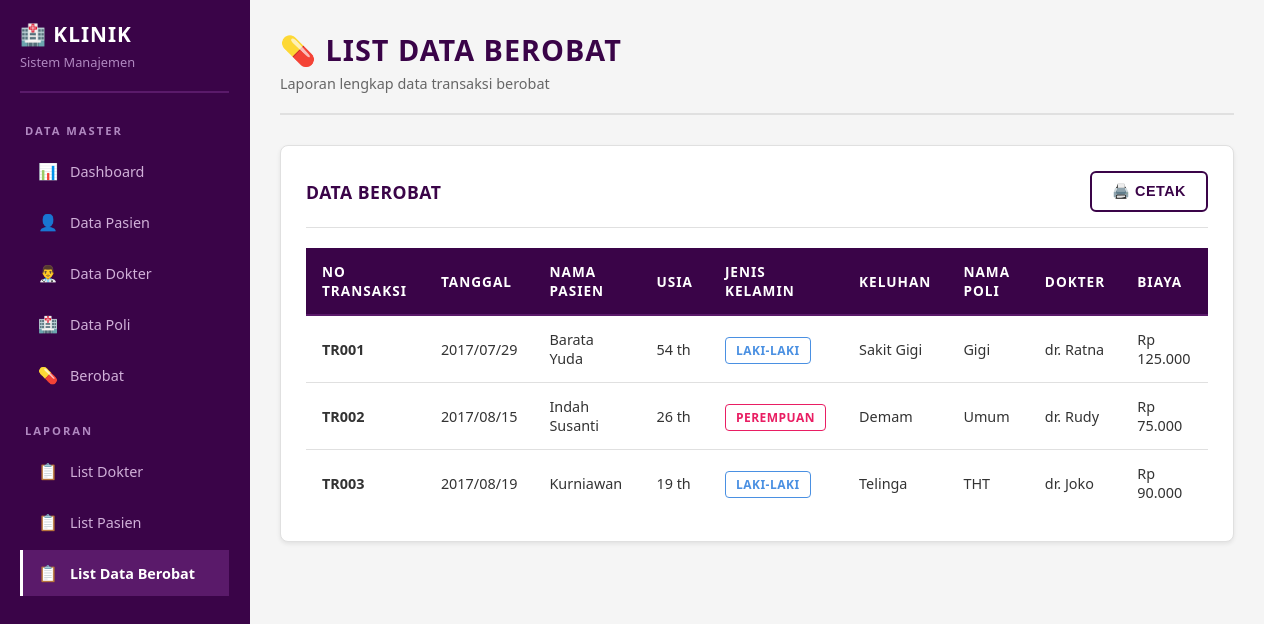
The page /list_data_berobat.php on the database its author committed.
### tables this page shows
CREATE TABLE Berobat (
    No_Transaksi VARCHAR(10) PRIMARY KEY,
    PasienKlinik_ID VARCHAR(10),
    Tanggal_Berobat DATE NOT NULL,
    Dokter_ID VARCHAR(10),
    Keluhan_Pasien TEXT,
    Biaya_Adm DECIMAL(15, 0),
    FOREIGN KEY (PasienKlinik_ID) REFERENCES Pasien(PasienKlinik_ID),
    FOREIGN KEY (Dokter_ID) REFERENCES Dokter(Dokter_ID)
);

CREATE TABLE Pasien (
    PasienKlinik_ID VARCHAR(10) PRIMARY KEY,
    Nama_PasienKlinik VARCHAR(100) NOT NULL,
    Tanggal_LahirPasien DATE NOT NULL,
    Jenis_KelaminPasien VARCHAR(20) NOT NULL,
    Alamat_Pasien TEXT
);

CREATE TABLE Poli (
    Poli_ID VARCHAR(10) PRIMARY KEY,
    Nama_Poli VARCHAR(50) NOT NULL
);

CREATE TABLE Dokter (
    Dokter_ID VARCHAR(10) PRIMARY KEY,
    Nama_Dokter VARCHAR(100) NOT NULL,
    Poli_ID VARCHAR(10),
    FOREIGN KEY (Poli_ID) REFERENCES Poli(Poli_ID)
);

### list_data_berobat.php (the view, shortened to what this page needs)
<?php
include 'koneksi.php';
$query = "SELECT b.No_Transaksi, b.Tanggal_Berobat, p.Nama_PasienKlinik,
          p.Tanggal_LahirPasien, p.Jenis_KelaminPasien, b.Keluhan_Pasien,
          pol.Nama_Poli, d.Nama_Dokter, b.Biaya_Adm
          FROM Berobat b
          JOIN Pasien p ON b.PasienKlinik_ID = p.PasienKlinik_ID
          JOIN Dokter d ON b.Dokter_ID = d.Dokter_ID
          JOIN Poli pol ON d.Poli_ID = pol.Poli_ID
          ORDER BY b.No_Transaksi";
$result = mysqli_query($conn, $query);
function hitungUsia($tanggal_lahir) {
    $birth = new DateTime($tanggal_lahir);
    $today = new DateTime();
    $age = $today->diff($birth)->y;
    return $age;
}
function formatRupiah($angka) {
    return number_format($angka, 0, ',', '.');
}
?>
<!DOCTYPE html>
<html lang="id">
<head>
    <link rel="stylesheet" href="sidebar.css">
</head>
<body>
    <?php include 'sidebar.php'; ?>
    <div class="main-content">
        <div class="page-header">
            <h1>💊 List Data Berobat</h1>
            <p>Laporan lengkap data transaksi berobat</p>
        </div>
        <div class="content-card">
            <div class="card-header">
                <h3>Data Berobat</h3>
                <button onclick="window.print()" class="btn">🖨️ Cetak</button>
            </div>
            <table>
                <thead>
                    <tr>
                        <th>No Transaksi</th>
                        <th>Tanggal</th>
                        <th>Nama Pasien</th>
                        <th>Usia</th>
                        <th>Jenis Kelamin</th>
                        <th>Keluhan</th>
                        <th>Nama Poli</th>
                        <th>Dokter</th>
                        <th>Biaya</th>
                    </tr>
                </thead>
                <tbody>
                    <?php
                    if (mysqli_num_rows($result) > 0) {
                        while ($row = mysqli_fetch_assoc($result)) {
                            $usia = hitungUsia($row['Tanggal_LahirPasien']);
                            $tanggal = date('Y/m/d', strtotime($row['Tanggal_Berobat']));
                            $biaya = formatRupiah($row['Biaya_Adm']);
                            $jk_badge = $row['Jenis_KelaminPasien'] == 'Laki-Laki' ? 'badge-lk' : 'badge-pr';
                            ?>
                            <tr>
                                <td><strong><?php echo $row['No_Transaksi']; ?></strong></td>
                                <td><?php echo $tanggal; ?></td>
                                <td><?php echo $row['Nama_PasienKlinik']; ?></td>
                                <td><?php echo $usia; ?> th</td>
                                <td><span class="badge <?php echo $jk_badge; ?>"><?php echo $row['Jenis_KelaminPasien']; ?></span></td>
                                <td><?php echo $row['Keluhan_Pasien']; ?></td>
                                <td><?php echo $row['Nama_Poli']; ?></td>
                                <td><?php echo $row['Nama_Dokter']; ?></td>
                                <td>Rp <?php echo $biaya; ?></td>
                            </tr>
                            <?php
                        }
                    }
                    ?>
                </tbody>
            </table>
        </div>
    </div>
</body>
</html>

### sidebar.css (style rules this page uses)
* { margin: 0; padding: 0; box-sizing: border-box; }
body { font-family: 'Segoe UI', Tahoma, Geneva, Verdana, sans-serif; background: #f5f5f5; color: #333333; display: flex; min-height: 100vh; }
.main-content { margin-left: 250px; flex: 1; padding: 30px; background: #f5f5f5; }
.page-header { margin-bottom: 30px; padding-bottom: 20px; border-bottom: 2px solid #e0e0e0; }
.page-header h1 { color: #3a0448; font-size: 1.8rem; margin-bottom: 5px; font-weight: 700; text-transform: uppercase; letter-spacing: 1px; }
.page-header p { color: #666666; font-size: 0.9rem; font-weight: 400; }
.content-card { background: #ffffff; border: 1px solid #e0e0e0; padding: 25px; margin-bottom: 25px; border-radius: 8px; box-shadow: 0 2px 4px rgba(0,0,0,0.08); }
.card-header { display: flex; justify-content: space-between; align-items: center; margin-bottom: 20px; padding-bottom: 15px; border-bottom: 1px solid #e0e0e0; }
.card-header h3 { color: #3a0448; font-size: 1.1rem; font-weight: 600; text-transform: uppercase; letter-spacing: 0.5px; }
table { width: 100%; border-collapse: collapse; }
thead { background: #3a0448; }
th { color: #ffffff; font-weight: 700; padding: 14px 16px; text-align: left; font-size: 0.85rem; text-transform: uppercase; letter-spacing: 1px; border-bottom: 2px solid #5a1a6a; }
td { padding: 14px 16px; border-bottom: 1px solid #e0e0e0; color: #333333; font-size: 0.9rem; }
tr:last-child td { border-bottom: none; }
.btn { padding: 10px 20px; border: 2px solid #3a0448; background: transparent; color: #3a0448; border-radius: 6px; cursor: pointer; font-weight: 600; font-size: 0.9rem; transition: all 0.2s ease; text-decoration: none; display: inline-flex; align-items: center; gap: 8px; text-transform: uppercase; letter-spacing: 0.5px; }
.badge { padding: 4px 10px; border: 1px solid #3a0448; font-size: 0.75rem; font-weight: 600; text-transform: uppercase; letter-spacing: 0.5px; border-radius: 4px; }
.badge-lk { border-color: #4a90e2; color: #4a90e2; }
.badge-pr { border-color: #e91e63; color: #e91e63; }

### rows shown on the page
berobat: No_Transaksi "TR001", Tanggal_Berobat "2017/07/29", PasienKlinik_ID.Nama_PasienKlinik "Barata Yuda", PasienKlinik_ID.Tanggal_LahirPasien "54", PasienKlinik_ID.Jenis_KelaminPasien "LAKI-LAKI", Keluhan_Pasien "Sakit Gigi", poli.Nama_Poli "Gigi", Dokter_ID.Nama_Dokter "dr. Ratna", Biaya_Adm "125.000"
berobat: No_Transaksi "TR002", Tanggal_Berobat "2017/08/15", PasienKlinik_ID.Nama_PasienKlinik "Indah Susanti", PasienKlinik_ID.Tanggal_LahirPasien "26", PasienKlinik_ID.Jenis_KelaminPasien "PEREMPUAN", Keluhan_Pasien "Demam", poli.Nama_Poli "Umum", Dokter_ID.Nama_Dokter "dr. Rudy", Biaya_Adm "75.000"
berobat: No_Transaksi "TR003", Tanggal_Berobat "2017/08/19", PasienKlinik_ID.Nama_PasienKlinik "Kurniawan", PasienKlinik_ID.Tanggal_LahirPasien "19", PasienKlinik_ID.Jenis_KelaminPasien "LAKI-LAKI", Keluhan_Pasien "Telinga", poli.Nama_Poli "THT", Dokter_ID.Nama_Dokter "dr. Joko", Biaya_Adm "90.000"
